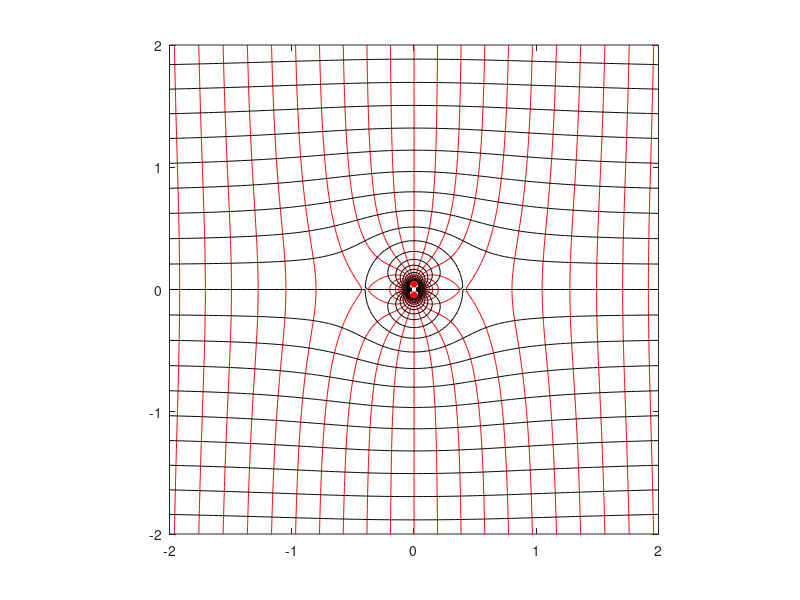
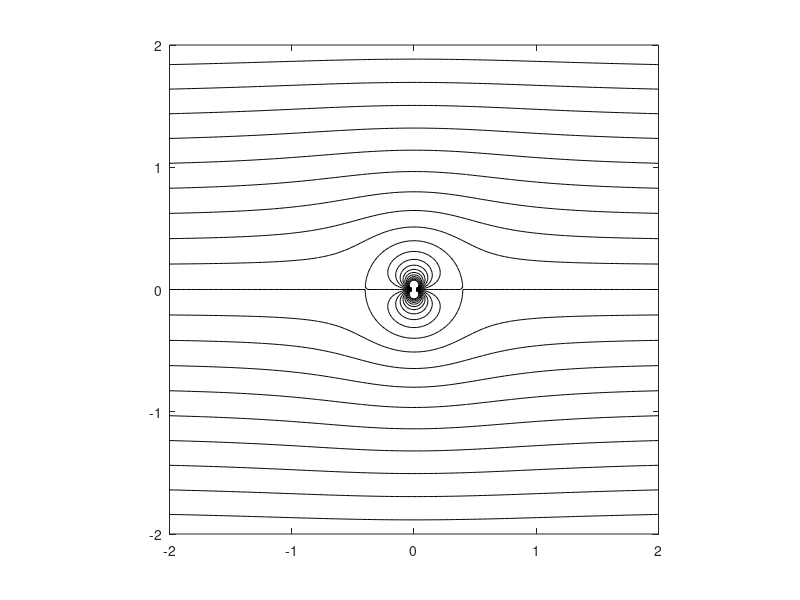
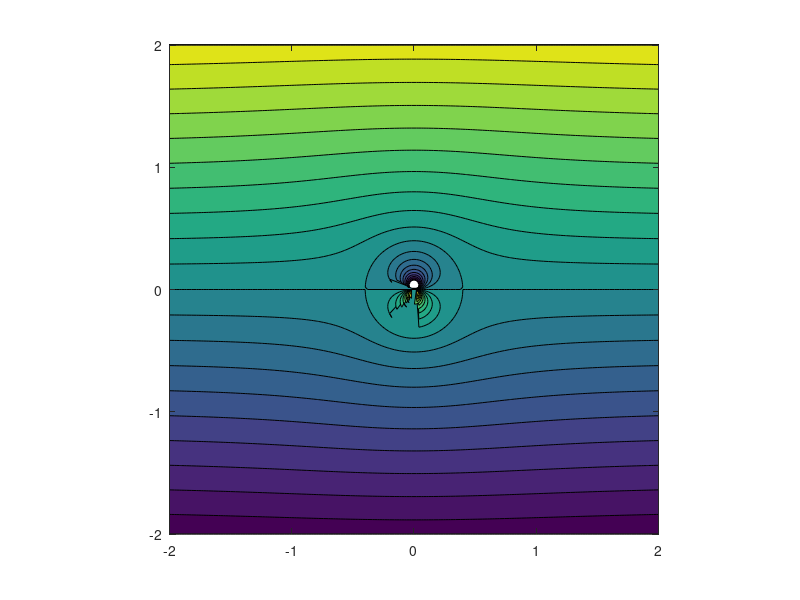

Source code (MATLAB) for these figures, in order:
clc
clear all
close all

%lifiting flow over a circular cyliner
gama=1;
U = 1; 
mu =1;%lifiting_cylinder_strength strength

%GRID*
x = -2:0.02:2;
y = -2:0.02:2;

for m = 1:length(x);
     for n = 1:length(y);
         xx(m,n) = x(m);
         yy(m,n) = y(n);
         % velocity potential function
         phi_lifting_cylinder(m,n) = U*x(m)+...
                                    (mu*x(m)/(2*pi*(x(m)^2+y(n)^2)));
                                  
         %stream function
         psi_lifting_cylinder(m,n) = U*y(n)-...
                                   (mu*y(n)/(2*pi*(x(m)^2+y(n)^2)));
     end                          
                                   
end
%plotting syntax

figure(1)
%psi-phi mesh
%equipotential lines
contour(xx,yy,phi_lifting_cylinder,[-2:0.2:2],'r')
hold on

%streamlines
contour(xx,yy,psi_lifting_cylinder,[-2:0.2:2],'k')
hold on
axis square

figure(2)
%streamlines
contour(xx,yy,psi_lifting_cylinder,[-2:0.2:2],'k')
hold on
axis square

figure(3)
%stream surfaces
contourf(xx,yy,psi_lifting_cylinder,[-2:0.2:2])
hold on

axis square